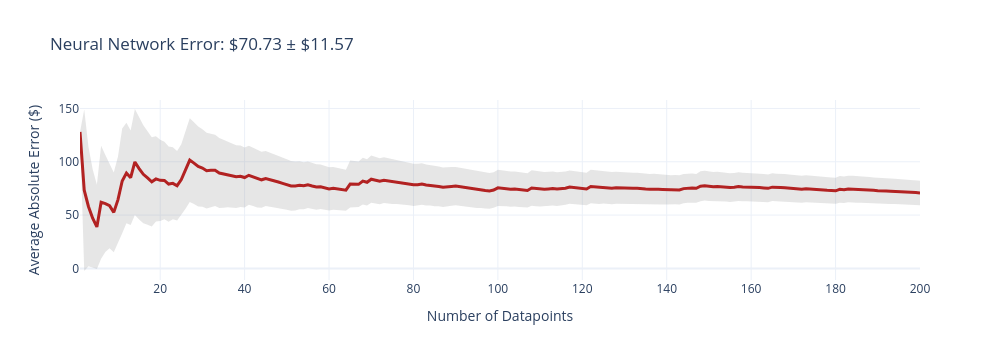
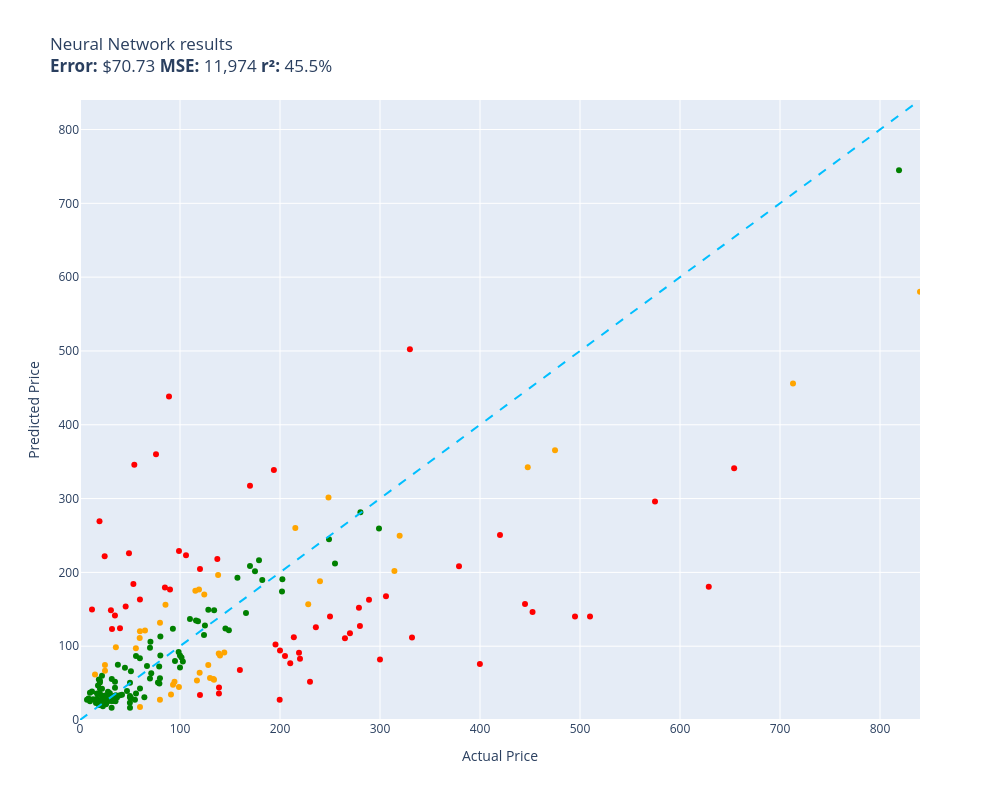

Here is the notebook cell these charts were saved with, in order:
### Code cell
evaluate(neural_network, test)
#Now the error has reduced to $70.73 after 3 epoch

### Figure 1 — Plotly figure (JSON) as saved in the notebook; plotly's stock layout.template omitted (floating-point values rounded to 4 significant figures; data arrays with more than 128 entries replaced by an {"elided": "..."} marker saying what was removed)
{"data": [{"fill": "toself", "fillcolor": "rgba(128,128,128,0.2)", "hoverinfo": "skip", "line": {"color": "rgba(255,255,255,0)"}, "name": "95% CI", "showlegend": false, "type": "scatter", "x": {"elided": "400 int values"}, "y": {"elided": "400 float values"}}, {"customdata": {"elided": "200x1 float values"}, "hovertemplate": "n=%{x}<br>Avg Error=$%{y:,.2f}<br>±95% CI=$%{customdata[0]:,.2f}<extra></extra>", "line": {"color": "firebrick", "width": 3}, "mode": "lines", "name": "Cumulative Avg Error", "type": "scatter", "x": {"elided": "200 int values"}, "y": {"elided": "200 float values"}}], "layout": {"height": 360, "showlegend": false, "title": {"text": "Neural Network Error: $70.73 ± $11.57"}, "width": 1000, "xaxis": {"title": {"text": "Number of Datapoints"}}, "yaxis": {"title": {"text": "Average Absolute Error ($)"}}}}

### Figure 2 — Plotly figure (JSON) as saved in the notebook; plotly's stock layout.template omitted (floating-point values rounded to 4 significant figures)
{"data": [{"customdata": [["Old Blood Noise Excess V2 Distortion Cho...\nGuess=$91.03 Actual=$219.00"], ["RBC12-UPC Replacement Battery Cartridge ...\nGuess=$51.82 Actual=$229.99"], ["Pump Head TBVECHI 175PSI 4KW 5.5HP 21CFM...\nGuess=$502.25 Actual=$329.90"], ["Metabo HPT 36V MultiVolt™ Cordless Rotar...\nGuess=$208.18 Actual=$379.00"], ["Innovative Percussion CB-6 Chamois Bass ...\nGuess=$345.82 Actual=$54.32"], ["APS iBoard 6-inch Aluminum (Black Powder...\nGuess=$76.85 Actual=$210.23"], ["HK SYSTEMS 13\" Heavy Duty Black \"Push\" O...\nGuess=$179.43 Actual=$84.95"], ["Bam Trekking 3027SB Single Black Clarine...\nGuess=$111.89 Actual=$332.00"], ["DEWALT 20V MAX* XR Impact Driver with Bl...\nGuess=$146.42 Actual=$452.53"], ["Mini PC, Kinupute Desktop Computer E3-12...\nGuess=$140.23 Actual=$495.00"], ["Deco Mount Pro Tripod Microphone Stand w...\nGuess=$163.36 Actual=$59.95"], ["GanFindX Portable Car Hand Controls for ...\nGuess=$67.85 Actual=$159.90"], ["Travelpro Platinum Elite Slim Business L...\nGuess=$112.16 Actual=$213.83"], ["JRready ST6313 DT Deutsch Connector Kit,...\nGuess=$27.27 Actual=$199.68"], ["Dakota Alert MURS Alert Probe Sensor - M...\nGuess=$82.83 Actual=$219.99"], ["Projector, CRAZVIEW Projector with WiFi ...\nGuess=$184.27 Actual=$53.40"], ["MC: Pindicator (Dual Intensity Amber)\nGuess=$124.16 Actual=$40.00"], ["Sumerain S1339CM Double Handle Widesprea...\nGuess=$125.52 Actual=$235.86"], ["Poison Spyder 10-08-020 Rocker Knocker\nGuess=$180.50 Actual=$628.76"], ["DIMARZIO 204284 DP 163FBK Blues Bucker G...\nGuess=$176.82 Actual=$89.99"], ["Lighted Triangle Mirror Cabinet Bathroom...\nGuess=$157.14 Actual=$445.00"], ["BESTILL Wall Mounted Shower Faucet Set, ...\nGuess=$360.06 Actual=$76.00"], ["Trail Gear Twin Stick Kit for Top Shift ...\nGuess=$127.34 Actual=$279.92"], ["Pidoko Kids Train Table, Grey with 90 Pc...\nGuess=$33.89 Actual=$119.97"], ["Satco S9596, 4 Count (Pack of 1), 4.18\nGuess=$149.69 Actual=$12.00"], ["Kingston Brass KS269SN Kingston Clawfoot...\nGuess=$167.62 Actual=$305.99"], ["EMART Photography C Stand with Boom Arm,...\nGuess=$204.41 Actual=$119.99"], ["KOHLER K-1185540-CP Assembly-Slider\nGuess=$153.74 Actual=$45.67"], ["Aeromotive 13304 Regulator, X1 Adjustabl...\nGuess=$117.37 Actual=$269.95"], ["Walker Exhaust Ultra EPA 16478 Direct Fi...\nGuess=$296.16 Actual=$574.99"], ["Urth 62mm UV, Circular Polarizing (CPL),...\nGuess=$44.12 Actual=$139.00"], ["Canon Sure Shot 90u 35mm Date Camera\nGuess=$75.84 Actual=$399.89"], ["Wilkinson LOW GAUSS Vintage Tone Strat S...\nGuess=$148.64 Actual=$30.93"], ["MXR Carbon Copy Deluxe Analog Delay Guit...\nGuess=$102.36 Actual=$195.50"], ["Ibanez M510OVS Acoustic Mandolin in Vint...\nGuess=$317.46 Actual=$169.99"], ["Berta (6 Pieces) 1-1/4 inch Overlay, 90 ...\nGuess=$221.69 Actual=$24.66"], ["CradlePoint Compact Broadband Router (CB...\nGuess=$438.30 Actual=$89.00"], ["Universal Power Group 12V 100Ah Sealed L...\nGuess=$94.04 Actual=$199.99"], ["Auertech Portable Washing Machine, 14lbs...\nGuess=$229.12 Actual=$98.99"], ["New Replacement seat cover fits Yamaha M...\nGuess=$35.84 Actual=$138.95"], ["Evan Fischer Radiator Cooling Fan Assemb...\nGuess=$218.04 Actual=$137.34"], ["SP Air Corporation SP-8102BU 1/4-Inch He...\nGuess=$86.59 Actual=$204.99"], ["Music Hall pa15.3 MM/MC Phono Preamplifi...\nGuess=$140.35 Actual=$250.00"], ["Lorell Bell Chair Glide, 2.5\", Black\nGuess=$269.21 Actual=$19.50"], ["4 Inches Rolled Muffler Tip Catback Exha...\nGuess=$338.69 Actual=$193.88"], ["CTLAMP XL-2100 Professional Quality XL-2...\nGuess=$123.27 Actual=$32.00"], ["Competition Clutch Disc and Pressure Pla...\nGuess=$140.38 Actual=$510.00"], ["APS iBoard (304 Stainless Steel Polished...\nGuess=$110.76 Actual=$264.95"], ["KUNFINE Android Radio CarPlay & Android ...\nGuess=$223.11 Actual=$106.00"], ["VIPMOTOZ Sequential Turn Signal Premium ...\nGuess=$152.02 Actual=$278.94"], ["A-Premium Front Suspension Steering Knuc...\nGuess=$225.94 Actual=$48.99"], ["Audio Techinca ATW-T1002 System 10 Handh...\nGuess=$163.01 Actual=$289.00"], ["Pacific Drums PDCM1618TTRB 16 x 18 Inche...\nGuess=$250.52 Actual=$419.99"], ["Empava 24\" Single Wall Ovens 10 Cooking ...\nGuess=$341.12 Actual=$654.14"], ["HP Laserjet 2100 Laser Printer W/Test Pr...\nGuess=$81.92 Actual=$299.98"], ["Jada Toys Ryan's World Combo Panda Airli...\nGuess=$141.58 Actual=$34.94"]], "hovertemplate": "%{customdata[0]}<extra></extra>", "legendgroup": "red", "marker": {"color": "red", "size": 6, "symbol": "circle"}, "mode": "markers", "name": "red", "orientation": "v", "showlegend": true, "type": "scatter", "x": [219.0, 230.0, 329.9, 379.0, 54.32, 210.2, 84.95, 332.0, 452.5, 495.0, 59.95, 159.9, 213.8, 199.7, 220.0, 53.4, 40.0, 235.9, 628.8, 89.99, 445.0, 76.0, 279.9, 120.0, 12.0, 306.0, 120.0, 45.67, 269.9, 575.0, 139.0, 399.9, 30.93, 195.5, 170.0, 24.66, 89.0, 200.0, 98.99, 138.9, 137.3, 205.0, 250.0, 19.5, 193.9, 32.0, 510.0, 264.9, 106.0, 278.9, 48.99, 289.0, 420.0, 654.1, 300.0, 34.94], "xaxis": "x", "y": [91.03, 51.82, 502.2, 208.2, 345.8, 76.85, 179.4, 111.9, 146.4, 140.2, 163.4, 67.85, 112.2, 27.27, 82.83, 184.3, 124.2, 125.5, 180.5, 176.8, 157.1, 360.1, 127.3, 33.89, 149.7, 167.6, 204.4, 153.7, 117.4, 296.2, 44.12, 75.84, 148.6, 102.4, 317.5, 221.7, 438.3, 94.04, 229.1, 35.84, 218.0, 86.59, 140.3, 269.2, 338.7, 123.3, 140.4, 110.8, 223.1, 152.0, 225.9, 163.0, 250.5, 341.1, 81.92, 141.6], "yaxis": "y"}, {"customdata": [["telpo Headlight Assembly Fit For 15 Camr...\nGuess=$134.64 Actual=$115.99"], ["NewPower99 Battery Kit for Samsung Galax...\nGuess=$27.31 Actual=$54.95"], ["EXMAX NG-10X Fresnel Lens Focusing Adapt...\nGuess=$56.20 Actual=$69.98"], ["Stand for Raven Pro Document Scanner - P...\nGuess=$36.24 Actual=$29.85"], ["8544771 Dryer Heating Element, 279816 Th...\nGuess=$33.57 Actual=$35.74"], ["46mm Digital Pro High-Resolution Close-U...\nGuess=$53.08 Actual=$19.99"], ["Panasonic KX-TG6511B DECT 6.0 PLUS Expan...\nGuess=$72.50 Actual=$79.20"], ["LOVE MEI Galaxy S10 Lite Case, Military ...\nGuess=$25.76 Actual=$32.98"], ["GJY Portable TV,10.6 inch Mini TV for AT...\nGuess=$49.40 Actual=$79.36"], ["LD Products Compatible Toner Cartridge R...\nGuess=$30.36 Actual=$49.98"], ["CORSAIR Dominator Platinum RGB 32GB (2x1...\nGuess=$115.16 Actual=$124.00"], ["SKB iSeries 3i-13096-6KP Case for BlackM...\nGuess=$201.55 Actual=$174.99"], ["June Garden 12\" Sweet Dolly Charlotte - ...\nGuess=$42.30 Actual=$19.99"], ["Aolemi Oil Rubbed Bronze Single Function...\nGuess=$91.97 Actual=$98.65"], ["10GBase-LR SFP+ Transceiver, Handar 10GB...\nGuess=$35.62 Actual=$19.99"], ["KOMPUTERBAY 4GB 2X 2GB DDR2 1066MHz PC2-...\nGuess=$87.32 Actual=$80.34"], ["Canon EOS Rebel T7 Digital SLR Camera wi...\nGuess=$744.71 Actual=$819.00"], ["Southwire 120V/15A Right Angle User Atta...\nGuess=$74.98 Actual=$37.87"], ["15\" Locking Shower Head Extension Arm in...\nGuess=$56.47 Actual=$79.95"], ["Mylites+ Standard Comic Book Mylar Sleev...\nGuess=$43.54 Actual=$34.99"], ["Tidal Front + Rear Fender Flares 4PC Poc...\nGuess=$211.88 Actual=$254.99"], ["152MM Hole Saws M42 Bi-Metal High Speed ...\nGuess=$46.88 Actual=$17.99"], ["Baseball Backpacks Large 18 Inch Bookbag...\nGuess=$55.53 Actual=$31.77"], ["Wenger City Upgrade Laptop Backpack with...\nGuess=$124.00 Actual=$145.42"], ["AUTOFREE LED Tail Lights Assembly Compat...\nGuess=$174.09 Actual=$201.99"], ["Adams Check Payment and Deposit Register...\nGuess=$25.41 Actual=$35.49"], ["Diversitech WG840585 Motor, (Ddb) 1/3Hp,...\nGuess=$148.76 Actual=$134.12"], ["Retevis RT68 Soft Earhook Walkie Talkie ...\nGuess=$27.39 Actual=$6.99"], ["Evan-Fischer Front Bumper Cover Compatib...\nGuess=$190.66 Actual=$202.38"], ["Laisomeke Waterproof Junction Box, Unive...\nGuess=$38.65 Actual=$11.99"], ["Webcem Solar Shed Light Outdoor Indoor, ...\nGuess=$50.89 Actual=$77.96"], ["Western Digital Enterprise RE4-GP 2TB SA...\nGuess=$137.00 Actual=$109.95"], ["PM Auto Front Right Quick Complete Strut...\nGuess=$128.12 Actual=$124.94"], ["Tablet PC Cover Compatible with Lenovo T...\nGuess=$16.73 Actual=$31.61"], ["Miyaya@ Funny Animal Masks Collection fo...\nGuess=$28.92 Actual=$16.99"], ["Engine Thermostat, Replace 19301-PAA-306...\nGuess=$55.02 Actual=$18.89"], ["Ultra Duster Canned Air Net 10 Oz 6-Pack\nGuess=$23.48 Actual=$49.90"], ["IQShield Screen Protector Compatible wit...\nGuess=$36.95 Actual=$9.95"], ["Liberty Imports 12 Pack: US Military Toy...\nGuess=$35.89 Actual=$16.98"], ["Neporal Full Spectrum Light Bulb, 6000K ...\nGuess=$35.59 Actual=$18.59"], ["Ceramic Talavera Mexican Tile 4x4\", 9 Pi...\nGuess=$30.67 Actual=$29.95"], ["Intrepid International Dressage Letters-...\nGuess=$24.70 Actual=$26.99"], ["ANZO USA 111207 GMC SIERRA 99-06 / YUKON...\nGuess=$189.81 Actual=$182.28"], ["KUNN Small Electrician Tool Pouch Utilit...\nGuess=$42.41 Actual=$21.99"], ["Trim Kit for 2-handle Shower & Tub Valve...\nGuess=$79.86 Actual=$94.99"], ["iPhone 12/12 Pro Nicaragua Guardabarranc...\nGuess=$22.07 Actual=$19.97"], ["Replacement Remote Control for PANASONIC...\nGuess=$26.43 Actual=$34.95"], ["KS K-STORM Replacement Silicone Mushroom...\nGuess=$29.12 Actual=$8.50"], ["LSSAGOON Backpack for Women Teen Kids Gi...\nGuess=$32.20 Actual=$33.99"], ["Grey Pneumatic 1311SD Impact Socket Set\nGuess=$192.68 Actual=$157.43"], ["4LT LUMINETTE Vanity Opal GLS BSN\nGuess=$71.18 Actual=$99.99"], ["GE RPWF SmartWater Comparable Refrigerat...\nGuess=$30.39 Actual=$36.99"], ["MGP Caliper Covers 39011SACURD Red Powde...\nGuess=$244.75 Actual=$249.00"], ["LSI Broadcom SAS 9300-8i 8-port 12Gb/s S...\nGuess=$133.94 Actual=$118.00"], ["NewFantasia Replacement Audio Cable with...\nGuess=$25.73 Actual=$31.00"], ["Mikrotik RB3011UIAS-RM RouterBOARD 10xGi...\nGuess=$259.36 Actual=$299.00"], ["DuraGo 29515020 Front Hub Assembly\nGuess=$149.35 Actual=$128.34"], ["Chalkboard Name Badges with Magnetic Bac...\nGuess=$50.96 Actual=$19.95"], ["Linkloos Solar Street Lights Outdoor Wat...\nGuess=$86.84 Actual=$55.99"], ["GENUINE VOLVO THERMOSTAT (3.0, 3.2) S60 ...\nGuess=$79.18 Actual=$102.85"], ["USB Charger, CIVIE High Speed 60W Multip...\nGuess=$23.11 Actual=$15.99"], ["Pyle Wireless Rear View Backup Camera - ...\nGuess=$105.95 Actual=$70.45"], ["Cardone 84-58642 New HEI Electronic Dist...\nGuess=$144.87 Actual=$165.99"], ["Hp Pavilion P7-1257c Motherboard Aahd3-h...\nGuess=$83.57 Actual=$59.86"], ["Kastar Battery Pack Replacement for Sony...\nGuess=$26.75 Actual=$19.99"], ["18 Inch White Undermount Kitchen Sink - ...\nGuess=$216.41 Actual=$179.00"], ["Amana Tool - SC587 Carbide Tipped 3-Wing...\nGuess=$63.30 Actual=$71.23"], ["AZX Stylus Pencil for Apple iPad Pro 202...\nGuess=$31.54 Actual=$29.99"], ["Skullcandy Hesh Evo Bluetooth Headphones...\nGuess=$98.02 Actual=$69.99"], ["LCD Screen for Dell Inspiron 17R 17.3\" H...\nGuess=$30.75 Actual=$64.37"], ["Diversitech UC2436-3 Ultralite Condenser...\nGuess=$113.27 Actual=$80.39"], ["200 ' feet True 14 Gauge AWG CCA Speaker...\nGuess=$70.84 Actual=$44.95"], ["200 Couples Conversation Cards - Enjoy B...\nGuess=$29.28 Actual=$32.97"], ["The Puppet Company - Carpet-Unicorn, Whi...\nGuess=$20.46 Actual=$19.00"], ["KYX Racing Hardened Steel Center Drive S...\nGuess=$39.17 Actual=$46.99"], ["Baumgartens Sicurix Blank PVC ID Cards (...\nGuess=$22.04 Actual=$19.11"], ["OEM Samsung Remote Control Shipped with ...\nGuess=$35.74 Actual=$56.00"], ["Custom Engagement Logo Desk Embosser Sea...\nGuess=$32.57 Actual=$49.95"], ["520 Pieces Christmas Envelope Seal Stick...\nGuess=$21.23 Actual=$25.99"], ["LD Compatible Ink Cartridge Replacement ...\nGuess=$34.28 Actual=$41.99"], ["BestPricedDecals Wine A BIT, You'll Feel...\nGuess=$28.11 Actual=$12.98"], ["VATOS 4 Packs Bubble Machine Gun for Kid...\nGuess=$18.52 Actual=$22.88"], ["BXYJY for Samsung Galaxy Z Fold 3 Case w...\nGuess=$16.67 Actual=$49.99"], ["VONADO Space Wars Colonial Viper MK1 Bui...\nGuess=$33.68 Actual=$39.99"], ["Replacement Remote Control fit for Sony ...\nGuess=$25.42 Actual=$9.99"], ["Disney Princess Sparkling Princess Sleep...\nGuess=$32.03 Actual=$24.95"], ["sabermaster TCG Playmat yugioh playmat T...\nGuess=$32.44 Actual=$21.99"], ["Star Wars Die-Cast Metal TITANIUM Series...\nGuess=$26.94 Actual=$22.70"], ["DuraGo BR5330 Front Vented Disc Brake Ro...\nGuess=$84.78 Actual=$101.51"], ["Vinyl Soft Top Roll-up Adjustable Truck ...\nGuess=$121.70 Actual=$148.88"], ["Glovion Music Stand Light, Clip On Piano...\nGuess=$38.22 Actual=$27.99"], ["Blanco 230966 Valea Stainless Steel Sink...\nGuess=$123.78 Actual=$92.88"], ["Think Gizmos Build Your Own Robot Toys f...\nGuess=$33.13 Actual=$24.95"], ["Viola Bow 4/4 Full Size Carbon Fiber (Bl...\nGuess=$50.50 Actual=$49.99"], ["VTech Strum and Jam Kidi Musical Guitar ...\nGuess=$60.08 Actual=$21.99"], ["KZ ZS10 Pro in Ear Monitor Headphone KZ ...\nGuess=$73.11 Actual=$66.99"], ["Fender Hendrix Voodoo Child Coiled Instr...\nGuess=$42.72 Actual=$59.99"], ["W11130208 W10695459 Refrigerator LED Mod...\nGuess=$23.62 Actual=$26.59"], ["Pyle 2x120 Watt Home Audio Speaker Power...\nGuess=$65.99 Actual=$50.92"], ["STICKGOO Peel and Stick Backsplash for K...\nGuess=$51.98 Actual=$34.99"], ["Fitness Center Gym Room Weight Train Dua...\nGuess=$87.41 Actual=$99.99"], ["Xiaomi Redmi 10 2022 NFC 4G LTE (128GB +...\nGuess=$208.52 Actual=$169.99"], ["For Volvo C70 S70 V70 V40 S40 AC Compres...\nGuess=$281.63 Actual=$280.41"], ["Refresh NSF-53 Premium Replacement Refri...\nGuess=$29.89 Actual=$50.99"], ["NICKSTON Red Sparkling Glitter Slim Band...\nGuess=$26.13 Actual=$25.99"]], "hovertemplate": "%{customdata[0]}<extra></extra>", "legendgroup": "green", "marker": {"color": "green", "size": 6, "symbol": "circle"}, "mode": "markers", "name": "green", "orientation": "v", "showlegend": true, "type": "scatter", "x": [116.0, 54.95, 69.98, 29.85, 35.74, 19.99, 79.2, 32.98, 79.36, 49.98, 124.0, 175.0, 19.99, 98.65, 19.99, 80.34, 819.0, 37.87, 79.95, 34.99, 255.0, 17.99, 31.77, 145.4, 202.0, 35.49, 134.1, 6.99, 202.4, 11.99, 77.96, 110.0, 124.9, 31.61, 16.99, 18.89, 49.9, 9.95, 16.98, 18.59, 29.95, 26.99, 182.3, 21.99, 94.99, 19.97, 34.95, 8.5, 33.99, 157.4, 99.99, 36.99, 249.0, 118.0, 31.0, 299.0, 128.3, 19.95, 55.99, 102.8, 15.99, 70.45, 166.0, 59.86, 19.99, 179.0, 71.23, 29.99, 69.99, 64.37, 80.39, 44.95, 32.97, 19.0, 46.99, 19.11, 56.0, 49.95, 25.99, 41.99, 12.98, 22.88, 49.99, 39.99, 9.99, 24.95, 21.99, 22.7, 101.5, 148.9, 27.99, 92.88, 24.95, 49.99, 21.99, 66.99, 59.99, 26.59, 50.92, 34.99, 99.99, 170.0, 280.4, 50.99, 25.99], "xaxis": "x", "y": [134.6, 27.31, 56.2, 36.24, 33.57, 53.08, 72.5, 25.76, 49.4, 30.36, 115.2, 201.6, 42.3, 91.97, 35.62, 87.32, 744.7, 74.98, 56.47, 43.54, 211.9, 46.88, 55.53, 124.0, 174.1, 25.41, 148.8, 27.39, 190.7, 38.65, 50.89, 137.0, 128.1, 16.73, 28.92, 55.02, 23.48, 36.95, 35.89, 35.59, 30.67, 24.7, 189.8, 42.41, 79.86, 22.07, 26.43, 29.12, 32.2, 192.7, 71.18, 30.39, 244.8, 133.9, 25.73, 259.4, 149.4, 50.96, 86.84, 79.18, 23.11, 105.9, 144.9, 83.57, 26.75, 216.4, 63.3, 31.54, 98.02, 30.75, 113.3, 70.84, 29.28, 20.46, 39.17, 22.04, 35.74, 32.57, 21.23, 34.28, 28.11, 18.52, 16.67, 33.68, 25.42, 32.03, 32.44, 26.94, 84.78, 121.7, 38.22, 123.8, 33.13, 50.5, 60.08, 73.11, 42.72, 23.62, 65.99, 51.98, 87.41, 208.5, 281.6, 29.89, 26.13], "yaxis": "y"}, {"customdata": [["SuppliesOutlet Compatible Toner Cartridg...\nGuess=$91.38 Actual=$144.29"], ["ACDelco GM Original Equipment FW339 Fron...\nGuess=$260.22 Actual=$215.33"], ["Bam France 2002XL Contoured Hightech Bla...\nGuess=$455.93 Actual=$713.00"], ["PEMP E65 E66 CDC Simulate Optical Fiber ...\nGuess=$176.74 Actual=$119.00"], ["Intermatic PX300 12V 300W Transformer wi...\nGuess=$54.56 Actual=$134.00"], ["Clementoni 39132.5 Jigsaw Puzzle 1,000 P...\nGuess=$27.35 Actual=$79.95"], ["Scranton & Co 3 Drawer Mobile File Cabin...\nGuess=$175.16 Actual=$115.35"], ["Evergreen HSHB2005 Cylinder Head Gasket ...\nGuess=$110.99 Actual=$59.69"], ["Task T24287 Roman Ogee Router Bit with 1...\nGuess=$97.22 Actual=$55.88"], ["DALDED LED Light Kit for Lego Sonic Gree...\nGuess=$66.57 Actual=$24.99"], ["3D Tree Hole Branches 075 Stair Risers D...\nGuess=$56.77 Actual=$129.99"], ["KOHLER 18865-CP Filtered Water Faucet, P...\nGuess=$365.37 Actual=$475.00"], ["Fjallraven, Kanken Laptop 15\" Backpack f...\nGuess=$63.99 Actual=$119.65"], ["Festool 492370 Platin 2 S1000 Grit 6-Inc...\nGuess=$34.43 Actual=$91.00"], ["VLAND LED Smoked Taillights Compatible F...\nGuess=$188.13 Actual=$239.99"], ["Beck/Arnley 0421945 Air Filter\nGuess=$98.54 Actual=$35.87"], ["Dell Optiplex 390 Desktop Computer i3 3....\nGuess=$170.11 Actual=$124.27"], ["Marvel Legends Series X-Men 6-Inch Archa...\nGuess=$44.79 Actual=$98.95"], ["LEGO Marvel Avengers War Machine Buster ...\nGuess=$120.34 Actual=$59.95"], ["Pioneer 2AM401-BN Two Handle Kitchen Fau...\nGuess=$156.73 Actual=$228.22"], ["4pc Wheel Spacers Adapters 4\" (2inch Per...\nGuess=$53.43 Actual=$116.95"], ["Royal Designs, Inc. Decorative Abundant ...\nGuess=$74.51 Actual=$24.95"], ["MONOCARBON Forged Carbon Fiber Case for ...\nGuess=$17.53 Actual=$59.99"], ["AC Compressor & A/C Kit For BMW 335i 335...\nGuess=$201.79 Actual=$314.41"], ["ECCPP Power Steering Pump for 2009-2010 ...\nGuess=$156.30 Actual=$85.48"], ["UPR Mach 1 Chin Spoiler Fits 94-98 Musta...\nGuess=$121.26 Actual=$64.99"], ["Raspberry Pi 3 Model B+ Aluminum Case Me...\nGuess=$61.71 Actual=$14.99"], ["ROHL WSGUM3018WH Wire Sink Grids, White\nGuess=$74.65 Actual=$128.28"], ["ASUS VY279HE-W 27” 1080P Monitor - White...\nGuess=$196.44 Actual=$138.10"], ["StonKraft Brass Chess Board Game Set wit...\nGuess=$87.52 Actual=$140.00"], ["Venom Power Terra Hunter R/T+ R/T All-Te...\nGuess=$249.71 Actual=$319.65"], ["Dell XPS 13 9343-2727SLV 13.3\" Full HD S...\nGuess=$580.14 Actual=$839.99"], ["Steering Wheel, Carbon Fiber Automotive ...\nGuess=$342.57 Actual=$447.74"], ["Samsung DA97-07603B Freezer Ice Maker As...\nGuess=$47.71 Actual=$93.02"], ["Intex River Run Connect Lounge (Four)\nGuess=$51.83 Actual=$94.49"], ["PowerSport Front Rear Brakes and Rotors ...\nGuess=$301.35 Actual=$248.51"], ["Targus CityGear Durable Backpack, Black,...\nGuess=$55.40 Actual=$133.43"], ["Garmin 010-12402-10 GT15M-TM Transom-Mou...\nGuess=$90.03 Actual=$138.74"], ["MonMount Triple Monitor Stand Freestandi...\nGuess=$131.86 Actual=$79.99"]], "hovertemplate": "%{customdata[0]}<extra></extra>", "legendgroup": "orange", "marker": {"color": "orange", "size": 6, "symbol": "circle"}, "mode": "markers", "name": "orange", "orientation": "v", "showlegend": true, "type": "scatter", "x": [144.3, 215.3, 713.0, 119.0, 134.0, 79.95, 115.3, 59.69, 55.88, 24.99, 130.0, 475.0, 119.7, 91.0, 240.0, 35.87, 124.3, 98.95, 59.95, 228.2, 117.0, 24.95, 59.99, 314.4, 85.48, 64.99, 14.99, 128.3, 138.1, 140.0, 319.6, 840.0, 447.7, 93.02, 94.49, 248.5, 133.4, 138.7, 79.99], "xaxis": "x", "y": [91.38, 260.2, 455.9, 176.7, 54.56, 27.35, 175.2, 111.0, 97.22, 66.57, 56.77, 365.4, 63.99, 34.43, 188.1, 98.54, 170.1, 44.79, 120.3, 156.7, 53.43, 74.51, 17.53, 201.8, 156.3, 121.3, 61.71, 74.65, 196.4, 87.52, 249.7, 580.1, 342.6, 47.71, 51.83, 301.4, 55.4, 90.03, 131.9], "yaxis": "y"}, {"hoverinfo": "skip", "line": {"color": "deepskyblue", "dash": "dash", "width": 2}, "mode": "lines", "name": "y = x", "showlegend": false, "type": "scatter", "x": [0, 840.0], "y": [0, 840.0]}], "layout": {"height": 800, "legend": {"title": {"text": "color"}, "tracegroupgap": 0}, "showlegend": false, "title": {"text": "Neural Network results<br><b>Error:</b> $70.73 <b>MSE:</b> 11,974 <b>r²:</b> 45.5%"}, "width": 1000, "xaxis": {"anchor": "y", "domain": [0, 1], "range": [0, 840.0], "title": {"text": "Actual Price"}}, "yaxis": {"anchor": "x", "domain": [0, 1], "range": [0, 840.0], "title": {"text": "Predicted Price"}}}}
